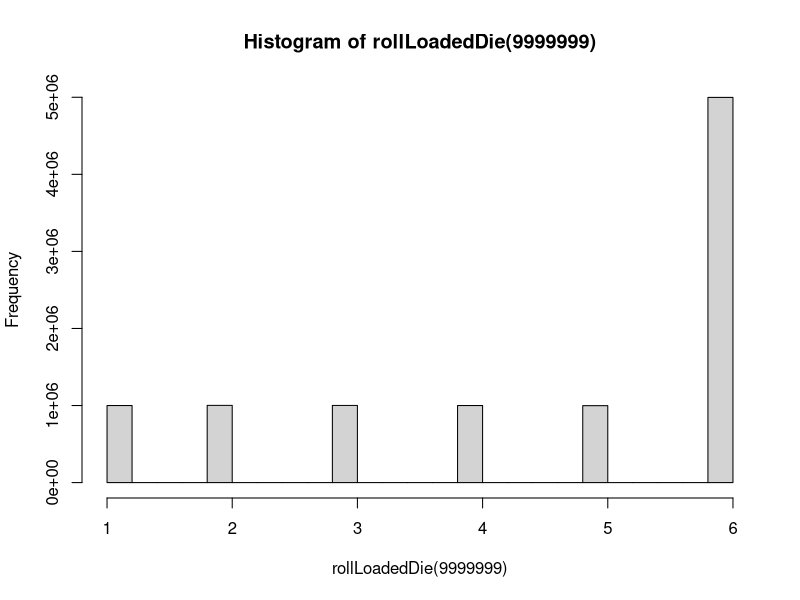
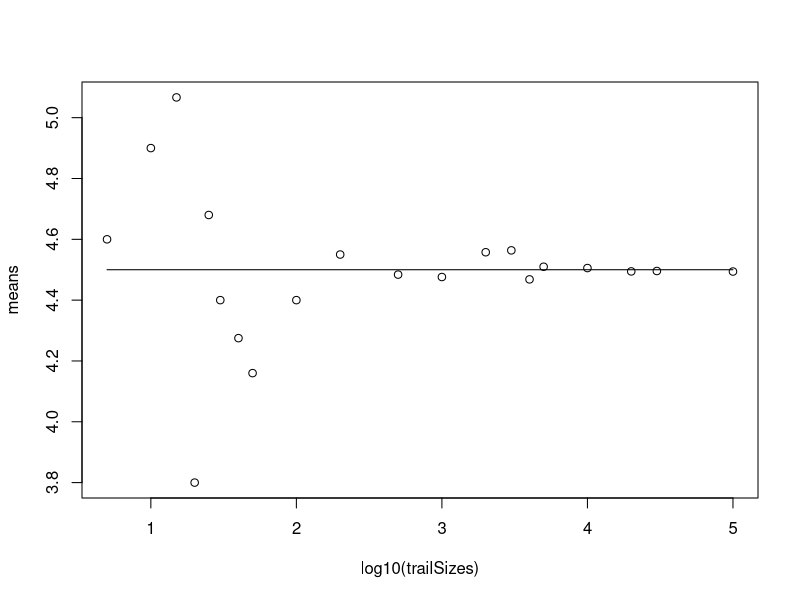
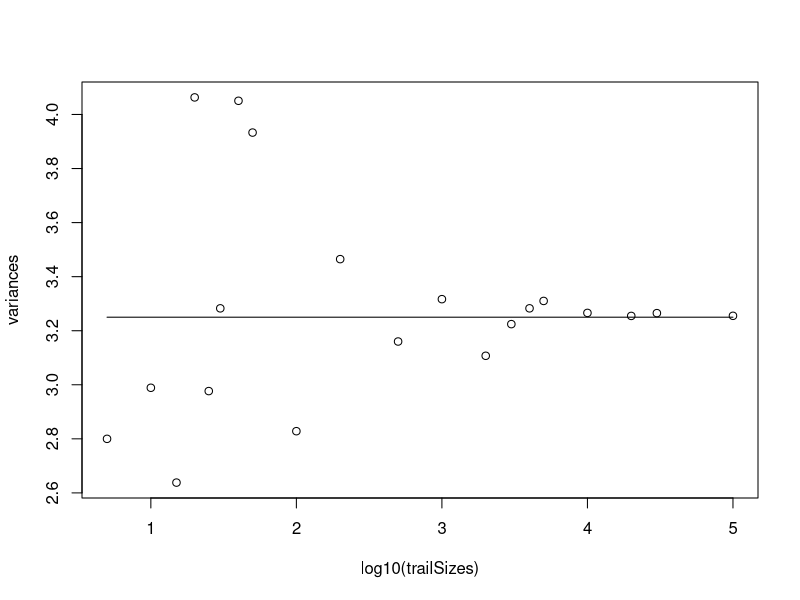

R code for these plots, in order:
rm(list=ls())

## Mean
loaded_dice_mean <- 0.1*1 + 0.1*2 + 0.1*3 + 0.1*4 + 0.1*5 + 0.5*6
loaded_dice_mean

## variance
loaded_dice_variance <- 0.1*(1-loaded_dice_mean)^2 + 0.1*(2-loaded_dice_mean)^2 + 0.1*(3-loaded_dice_mean)^2 + 0.1*(4-loaded_dice_mean)^2 + 0.1*(5-loaded_dice_mean)^2 + 0.5*(6-loaded_dice_mean)^2
loaded_dice_variance

## roll loaded dice function
rollLoadedDie <- function(rolling_times){
  rolls_result <- vector(length=rolling_times, mode="double")
  
  # for(i in 1:rolling_times){
  #   rolls_result[i] <- sample(1:6,size = 1, replace = TRUE, prob = c(0.1, 0.1, 0.1, 0.1, 0.1, 0.5))
  # }
  
  rolls_result <- sample(1:6,size = rolling_times, replace = TRUE, prob = c(0.1, 0.1, 0.1, 0.1, 0.1, 0.5))
  
  return (rolls_result)
}

## The rolls of the loaded die is not approximate a uniform distribution
hist(rollLoadedDie(9999999))

## Slide #58 of lecture #2 (modify)
trailSizes <- c(5, 10, 15, 20, 25, 30, 40, 50, 100, 200, 500, 1000, 2000, 3000, 4000, 5000, 10000, 20000, 30000, 100000)
means <- vector(mode="double", length=length(trailSizes))
variances <- vector(mode="double", length = length(trailSizes))

for (i in 1:length(trailSizes)){
  rolls <- vector(length = trailSizes[i], mode="double")
  
  for(j in 1:trailSizes[i]){
    rolls[j] <- sample(1:6,size = 1, prob = c(0.1, 0.1, 0.1, 0.1, 0.1, 0.5))
  }
  means[i] <- mean(rolls);
  variances[i] <- var(rolls)
}

# 1000 rolls appear to be necessary to get convergence on the expected values for the mean and variance
plot(log10(trailSizes), means)
lines(log10(trailSizes), rep(loaded_dice_mean, length(trailSizes)))

plot(log10(trailSizes), variances)
lines(log10(trailSizes), rep(loaded_dice_variance, length(trailSizes)))

